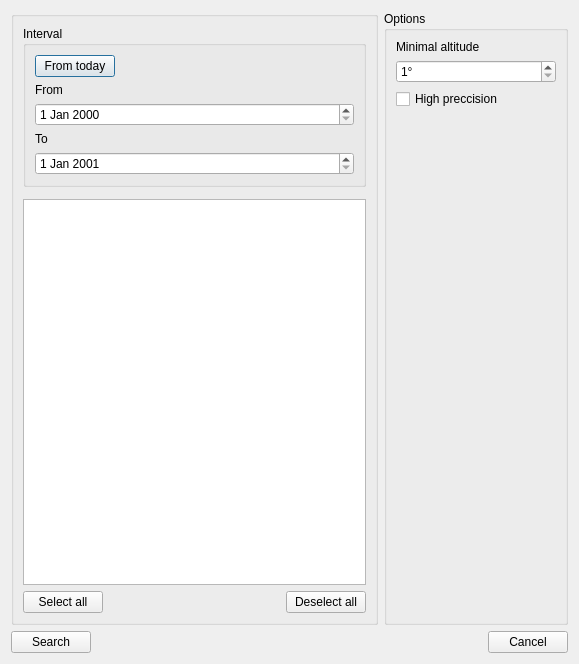
<?xml version="1.0" encoding="UTF-8"?>
<ui version="4.0">
 <class>CSatPrediction</class>
 <widget class="QDialog" name="CSatPrediction">
  <property name="geometry">
   <rect>
    <x>0</x>
    <y>0</y>
    <width>579</width>
    <height>664</height>
   </rect>
  </property>
  <property name="windowTitle">
   <string>Dialog</string>
  </property>
  <layout class="QVBoxLayout" name="verticalLayout_2">
   <item>
    <layout class="QVBoxLayout" name="verticalLayout">
     <item>
      <layout class="QHBoxLayout" name="horizontalLayout_2" stretch="2,1">
       <item>
        <widget class="QGroupBox" name="groupBox">
         <property name="title">
          <string/>
         </property>
         <layout class="QVBoxLayout" name="verticalLayout_4">
          <item>
           <layout class="QVBoxLayout" name="verticalLayout_6">
            <item>
             <widget class="QGroupBox" name="groupBox_3">
              <property name="title">
               <string>Interval</string>
              </property>
              <layout class="QGridLayout" name="gridLayout_2">
               <item row="0" column="0">
                <layout class="QHBoxLayout" name="horizontalLayout_5">
                 <item>
                  <widget class="QPushButton" name="pushButton_7">
                   <property name="text">
                    <string>From today</string>
                   </property>
                  </widget>
                 </item>
                 <item>
                  <spacer name="horizontalSpacer_4">
                   <property name="orientation">
                    <enum>Qt::Horizontal</enum>
                   </property>
                   <property name="sizeHint" stdset="0">
                    <size>
                     <width>40</width>
                     <height>20</height>
                    </size>
                   </property>
                  </spacer>
                 </item>
                </layout>
               </item>
               <item row="3" column="0">
                <widget class="QLabel" name="label_2">
                 <property name="text">
                  <string>From</string>
                 </property>
                </widget>
               </item>
               <item row="5" column="0">
                <widget class="QLabel" name="label_3">
                 <property name="text">
                  <string>To</string>
                 </property>
                </widget>
               </item>
               <item row="6" column="0">
                <widget class="QDateEdit" name="dateEdit_2">
                 <property name="date">
                  <date>
                   <year>2001</year>
                   <month>1</month>
                   <day>1</day>
                  </date>
                 </property>
                </widget>
               </item>
               <item row="4" column="0">
                <widget class="QDateEdit" name="dateEdit"/>
               </item>
              </layout>
             </widget>
            </item>
           </layout>
          </item>
          <item>
           <widget class="CSearchWidget" name="widget_2" native="true"/>
          </item>
          <item>
           <widget class="QListView" name="listView_2"/>
          </item>
          <item>
           <layout class="QHBoxLayout" name="horizontalLayout_3">
            <item>
             <widget class="QPushButton" name="pushButton_4">
              <property name="text">
               <string>Select all</string>
              </property>
             </widget>
            </item>
            <item>
             <spacer name="horizontalSpacer_2">
              <property name="orientation">
               <enum>Qt::Horizontal</enum>
              </property>
              <property name="sizeHint" stdset="0">
               <size>
                <width>40</width>
                <height>20</height>
               </size>
              </property>
             </spacer>
            </item>
            <item>
             <widget class="QPushButton" name="pushButton_5">
              <property name="text">
               <string>Deselect all</string>
              </property>
             </widget>
            </item>
           </layout>
          </item>
         </layout>
        </widget>
       </item>
       <item>
        <widget class="QGroupBox" name="groupBox_2">
         <property name="title">
          <string>Options</string>
         </property>
         <layout class="QVBoxLayout" name="verticalLayout_5">
          <item>
           <layout class="QGridLayout" name="gridLayout">
            <item row="3" column="0">
             <spacer name="verticalSpacer">
              <property name="orientation">
               <enum>Qt::Vertical</enum>
              </property>
              <property name="sizeHint" stdset="0">
               <size>
                <width>20</width>
                <height>40</height>
               </size>
              </property>
             </spacer>
            </item>
            <item row="2" column="0">
             <widget class="QCheckBox" name="checkBox">
              <property name="text">
               <string>High preccision</string>
              </property>
             </widget>
            </item>
            <item row="1" column="0">
             <widget class="QDoubleSpinBox" name="doubleSpinBox">
              <property name="suffix">
               <string>°</string>
              </property>
              <property name="decimals">
               <number>0</number>
              </property>
              <property name="minimum">
               <double>1.000000000000000</double>
              </property>
              <property name="maximum">
               <double>89.000000000000000</double>
              </property>
             </widget>
            </item>
            <item row="0" column="0">
             <widget class="QLabel" name="label">
              <property name="text">
               <string>Minimal altitude</string>
              </property>
             </widget>
            </item>
           </layout>
          </item>
         </layout>
        </widget>
       </item>
      </layout>
     </item>
     <item>
      <layout class="QHBoxLayout" name="horizontalLayout_4">
       <item>
        <widget class="QPushButton" name="pushButton">
         <property name="text">
          <string>Search</string>
         </property>
        </widget>
       </item>
       <item>
        <spacer name="horizontalSpacer_3">
         <property name="orientation">
          <enum>Qt::Horizontal</enum>
         </property>
         <property name="sizeHint" stdset="0">
          <size>
           <width>40</width>
           <height>20</height>
          </size>
         </property>
        </spacer>
       </item>
       <item>
        <widget class="QPushButton" name="pushButton_6">
         <property name="text">
          <string>Cancel</string>
         </property>
        </widget>
       </item>
      </layout>
     </item>
    </layout>
   </item>
  </layout>
 </widget>
 <customwidgets>
  <customwidget>
   <class>CSearchWidget</class>
   <extends>QWidget</extends>
   <header>csearchwidget.h</header>
   <container>1</container>
  </customwidget>
 </customwidgets>
 <resources/>
 <connections/>
</ui>
